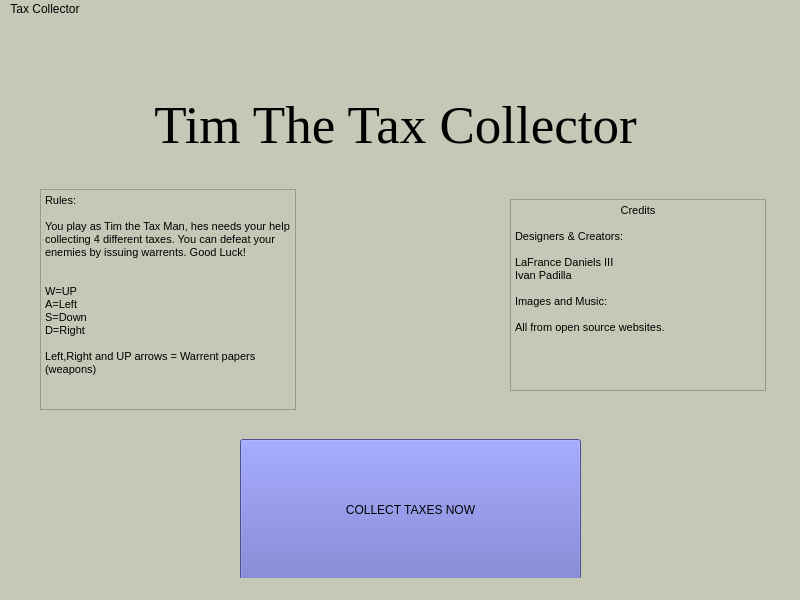
<?xml version="1.0" encoding="UTF-8"?>
<ui version="4.0">
 <class>TitleWindow</class>
 <widget class="QMainWindow" name="TitleWindow">
  <property name="geometry">
   <rect>
    <x>0</x>
    <y>0</y>
    <width>800</width>
    <height>600</height>
   </rect>
  </property>
  <property name="windowTitle">
   <string>MainWindow</string>
  </property>
  <property name="styleSheet">
   <string notr="true">background-color:rgb(198, 200, 183)
</string>
  </property>
  <widget class="QWidget" name="centralwidget">
   <widget class="QPushButton" name="pushButton">
    <property name="geometry">
     <rect>
      <x>240</x>
      <y>420</y>
      <width>341</width>
      <height>141</height>
     </rect>
    </property>
    <property name="styleSheet">
     <string notr="true">Color: rgb(0, 0, 0);


background-color: rgb(103, 109, 200);</string>
    </property>
    <property name="text">
     <string>COLLECT TAXES NOW</string>
    </property>
   </widget>
   <widget class="QLabel" name="label">
    <property name="geometry">
     <rect>
      <x>120</x>
      <y>50</y>
      <width>551</width>
      <height>111</height>
     </rect>
    </property>
    <property name="font">
     <font>
      <family>Times New Roman</family>
      <pointsize>40</pointsize>
     </font>
    </property>
    <property name="styleSheet">
     <string notr="true">Color: rgb(0, 0, 0)</string>
    </property>
    <property name="text">
     <string>Tim The Tax Collector</string>
    </property>
    <property name="alignment">
     <set>Qt::AlignCenter</set>
    </property>
   </widget>
   <widget class="QTextBrowser" name="textBrowser">
    <property name="geometry">
     <rect>
      <x>40</x>
      <y>170</y>
      <width>256</width>
      <height>221</height>
     </rect>
    </property>
    <property name="styleSheet">
     <string notr="true">Color:rgb(0, 0, 0)</string>
    </property>
    <property name="html">
     <string>&lt;!DOCTYPE HTML PUBLIC &quot;-//W3C//DTD HTML 4.0//EN&quot; &quot;http://www.w3.org/TR/REC-html40/strict.dtd&quot;&gt;
&lt;html&gt;&lt;head&gt;&lt;meta name=&quot;qrichtext&quot; content=&quot;1&quot; /&gt;&lt;style type=&quot;text/css&quot;&gt;
p, li { white-space: pre-wrap; }
&lt;/style&gt;&lt;/head&gt;&lt;body style=&quot; font-family:'MS Shell Dlg 2'; font-size:8.25pt; font-weight:400; font-style:normal;&quot;&gt;
&lt;p style=&quot; margin-top:0px; margin-bottom:0px; margin-left:0px; margin-right:0px; -qt-block-indent:0; text-indent:0px;&quot;&gt;Rules:&lt;/p&gt;
&lt;p style=&quot;-qt-paragraph-type:empty; margin-top:0px; margin-bottom:0px; margin-left:0px; margin-right:0px; -qt-block-indent:0; text-indent:0px;&quot;&gt;&lt;br /&gt;&lt;/p&gt;
&lt;p style=&quot; margin-top:0px; margin-bottom:0px; margin-left:0px; margin-right:0px; -qt-block-indent:0; text-indent:0px;&quot;&gt;You play as Tim the Tax Man, hes needs your help collecting 4 different taxes. You can defeat your enemies by issuing warrents. Good Luck!&lt;/p&gt;
&lt;p style=&quot;-qt-paragraph-type:empty; margin-top:0px; margin-bottom:0px; margin-left:0px; margin-right:0px; -qt-block-indent:0; text-indent:0px;&quot;&gt;&lt;br /&gt;&lt;/p&gt;
&lt;p style=&quot; margin-top:0px; margin-bottom:0px; margin-left:0px; margin-right:0px; -qt-block-indent:0; text-indent:0px;&quot;&gt;&lt;br /&gt;W=UP&lt;/p&gt;
&lt;p style=&quot; margin-top:0px; margin-bottom:0px; margin-left:0px; margin-right:0px; -qt-block-indent:0; text-indent:0px;&quot;&gt;A=Left&lt;/p&gt;
&lt;p style=&quot; margin-top:0px; margin-bottom:0px; margin-left:0px; margin-right:0px; -qt-block-indent:0; text-indent:0px;&quot;&gt;S=Down&lt;/p&gt;
&lt;p style=&quot; margin-top:0px; margin-bottom:0px; margin-left:0px; margin-right:0px; -qt-block-indent:0; text-indent:0px;&quot;&gt;D=Right&lt;/p&gt;
&lt;p style=&quot;-qt-paragraph-type:empty; margin-top:0px; margin-bottom:0px; margin-left:0px; margin-right:0px; -qt-block-indent:0; text-indent:0px;&quot;&gt;&lt;br /&gt;&lt;/p&gt;
&lt;p style=&quot; margin-top:0px; margin-bottom:0px; margin-left:0px; margin-right:0px; -qt-block-indent:0; text-indent:0px;&quot;&gt;Left,Right and UP arrows = Warrent papers (weapons)&lt;/p&gt;&lt;/body&gt;&lt;/html&gt;</string>
    </property>
   </widget>
   <widget class="QTextBrowser" name="textBrowser_2">
    <property name="geometry">
     <rect>
      <x>510</x>
      <y>180</y>
      <width>256</width>
      <height>192</height>
     </rect>
    </property>
    <property name="styleSheet">
     <string notr="true">Color: rgb(0, 0, 0)</string>
    </property>
    <property name="html">
     <string>&lt;!DOCTYPE HTML PUBLIC &quot;-//W3C//DTD HTML 4.0//EN&quot; &quot;http://www.w3.org/TR/REC-html40/strict.dtd&quot;&gt;
&lt;html&gt;&lt;head&gt;&lt;meta name=&quot;qrichtext&quot; content=&quot;1&quot; /&gt;&lt;style type=&quot;text/css&quot;&gt;
p, li { white-space: pre-wrap; }
&lt;/style&gt;&lt;/head&gt;&lt;body style=&quot; font-family:'MS Shell Dlg 2'; font-size:8.25pt; font-weight:400; font-style:normal;&quot;&gt;
&lt;p align=&quot;center&quot; style=&quot; margin-top:0px; margin-bottom:0px; margin-left:0px; margin-right:0px; -qt-block-indent:0; text-indent:0px;&quot;&gt;Credits&lt;/p&gt;
&lt;p align=&quot;center&quot; style=&quot;-qt-paragraph-type:empty; margin-top:0px; margin-bottom:0px; margin-left:0px; margin-right:0px; -qt-block-indent:0; text-indent:0px;&quot;&gt;&lt;br /&gt;&lt;/p&gt;
&lt;p style=&quot; margin-top:0px; margin-bottom:0px; margin-left:0px; margin-right:0px; -qt-block-indent:0; text-indent:0px;&quot;&gt;Designers &amp;amp; Creators:&lt;/p&gt;
&lt;p style=&quot;-qt-paragraph-type:empty; margin-top:0px; margin-bottom:0px; margin-left:0px; margin-right:0px; -qt-block-indent:0; text-indent:0px;&quot;&gt;&lt;br /&gt;&lt;/p&gt;
&lt;p style=&quot; margin-top:0px; margin-bottom:0px; margin-left:0px; margin-right:0px; -qt-block-indent:0; text-indent:0px;&quot;&gt;LaFrance Daniels III &lt;/p&gt;
&lt;p style=&quot; margin-top:0px; margin-bottom:0px; margin-left:0px; margin-right:0px; -qt-block-indent:0; text-indent:0px;&quot;&gt;Ivan Padilla&lt;/p&gt;
&lt;p style=&quot;-qt-paragraph-type:empty; margin-top:0px; margin-bottom:0px; margin-left:0px; margin-right:0px; -qt-block-indent:0; text-indent:0px;&quot;&gt;&lt;br /&gt;&lt;/p&gt;
&lt;p style=&quot; margin-top:0px; margin-bottom:0px; margin-left:0px; margin-right:0px; -qt-block-indent:0; text-indent:0px;&quot;&gt;Images and Music:&lt;/p&gt;
&lt;p style=&quot;-qt-paragraph-type:empty; margin-top:0px; margin-bottom:0px; margin-left:0px; margin-right:0px; -qt-block-indent:0; text-indent:0px;&quot;&gt;&lt;br /&gt;&lt;/p&gt;
&lt;p style=&quot; margin-top:0px; margin-bottom:0px; margin-left:0px; margin-right:0px; -qt-block-indent:0; text-indent:0px;&quot;&gt;All from open source websites.&lt;/p&gt;
&lt;p style=&quot;-qt-paragraph-type:empty; margin-top:0px; margin-bottom:0px; margin-left:0px; margin-right:0px; -qt-block-indent:0; text-indent:0px;&quot;&gt;&lt;br /&gt;&lt;/p&gt;&lt;/body&gt;&lt;/html&gt;</string>
    </property>
   </widget>
  </widget>
  <widget class="QMenuBar" name="menubar">
   <property name="geometry">
    <rect>
     <x>0</x>
     <y>0</y>
     <width>800</width>
     <height>20</height>
    </rect>
   </property>
   <widget class="QMenu" name="menuTax_Collector">
    <property name="title">
     <string>Tax Collector</string>
    </property>
   </widget>
   <addaction name="menuTax_Collector"/>
  </widget>
  <widget class="QStatusBar" name="statusbar"/>
 </widget>
 <resources/>
 <connections/>
</ui>
